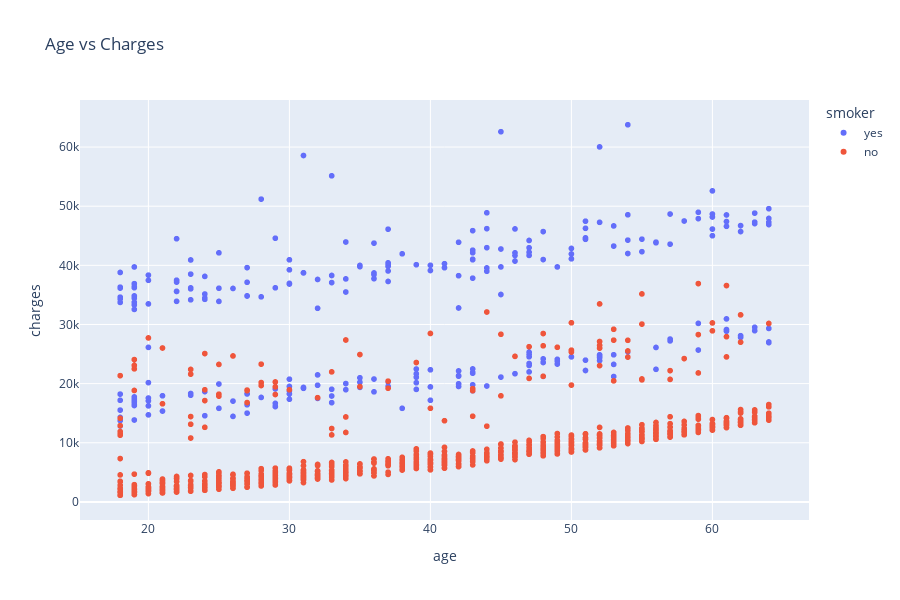

This figure's notebook cell:
### Code cell
fig = px.scatter(df,
                x = 'age',
                y = 'charges',
                color = 'smoker',
                hover_data = ['sex'],
                title = 'Age vs Charges')
fig.update_layout( width = 900,
                 height = 600)
fig.show()

### Figure 1 — Plotly figure (JSON) as saved in the notebook; plotly's stock layout.template omitted (floating-point values rounded to 4 significant figures; data arrays with more than 128 entries replaced by an {"elided": "..."} marker saying what was removed)
{"data": [{"customdata": {"elided": "274x1 str values"}, "hovertemplate": "smoker=yes<br>age=%{x}<br>charges=%{y}<br>sex=%{customdata[0]}<extra></extra>", "legendgroup": "yes", "marker": {"color": "#636efa", "symbol": "circle"}, "mode": "markers", "name": "yes", "showlegend": true, "type": "scattergl", "x": {"elided": "274 int values"}, "xaxis": "x", "y": {"elided": "274 float values"}, "yaxis": "y"}, {"customdata": {"elided": "1064x1 str values"}, "hovertemplate": "smoker=no<br>age=%{x}<br>charges=%{y}<br>sex=%{customdata[0]}<extra></extra>", "legendgroup": "no", "marker": {"color": "#EF553B", "symbol": "circle"}, "mode": "markers", "name": "no", "showlegend": true, "type": "scattergl", "x": {"elided": "1064 int values"}, "xaxis": "x", "y": {"elided": "1064 float values"}, "yaxis": "y"}], "layout": {"height": 600, "legend": {"title": {"text": "smoker"}, "tracegroupgap": 0}, "title": {"text": "Age vs Charges"}, "width": 900, "xaxis": {"anchor": "y", "domain": [0, 1], "title": {"text": "age"}}, "yaxis": {"anchor": "x", "domain": [0, 1], "title": {"text": "charges"}}}}
